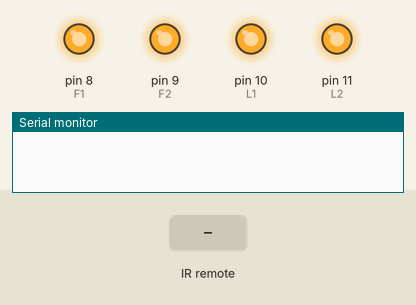
Simulated run of this sketch. Board: Arduino Uno, built with avr-gcc and run on an emulated ATmega328P. On the bench: output pins drawn as LEDs (lit = HIGH), the last lines printed to the serial monitor. The inputs (shaded band) are chosen by the test bench.

Above: at 1.2 s.
1.3 s: infrared code 0x9716BE3F received
2.8 s: infrared code 0xFF30CF received
At 3.2 s:
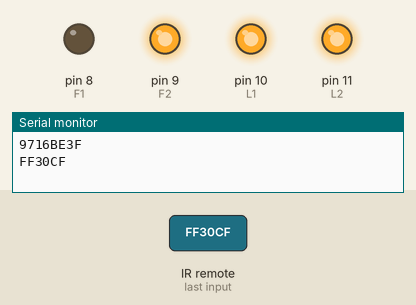
4.4 s: infrared code 0x3D9AE3F7 received
5.9 s: infrared code 0xFF18E7 received
At 6.8 s:
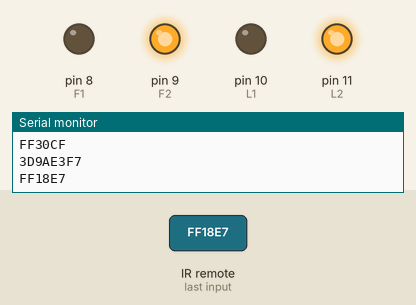
7.5 s: infrared code 0x9716BE3F received
At 8.0 s:
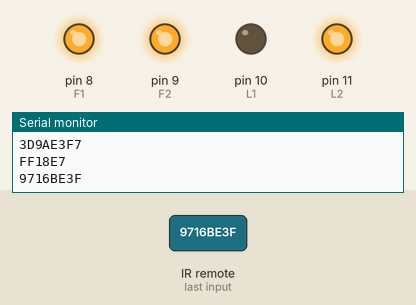
Timing chart, 0 to 10.1 s (numbered marks = the images above; inputs shaded):
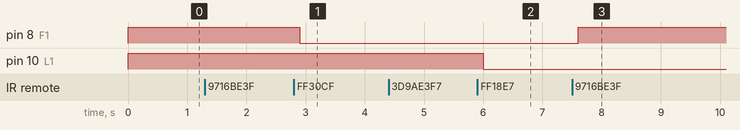

Measured:
- after the input at 2.8 s, pin 8 (F1): HIGH → LOW after 0.10 s
- after the input at 5.9 s, pin 10 (L1): HIGH → LOW after 0.10 s
- after the input at 7.5 s, pin 8 (F1): LOW → HIGH after 0.10 s

The sketch:

ir_final_mod.ino
```cpp
#include <IRremote.h>

const int RECV_PIN=12;
IRrecv irrecv(RECV_PIN);
decode_results results;

#define F1 8
#define F2 9
#define L1 10
#define L2 11

unsigned int i=0,j=0,k=0,n=0;

void setup()
{
  Serial.begin(250000);

  pinMode(F1, OUTPUT);
  pinMode(L1, OUTPUT);
  pinMode(L2, OUTPUT);
  pinMode(F2, OUTPUT);
  irrecv.enableIRIn();
  irrecv.blink13(true);

  digitalWrite(F1,HIGH);
  digitalWrite(F2,HIGH);
  digitalWrite(L1,HIGH);
  digitalWrite(L2,HIGH);
}

void loop()
{

  if (irrecv.decode(&results)) {
     Serial.println(results.value, HEX);
     delay(100);
     if((results.value==0x9716BE3F)|(results.value==0xFF30CF))// long dis
     {
        i++;
        int x=i%2;
        digitalWrite(F1, x);
        delay(200);
     }

     else if((results.value==0x3D9AE3F7)|(results.value==0xFF18E7))

     {
        j++;
        int x=j%2;
        digitalWrite(L1, x);
        delay(200);
     }

     else if((results.value==0x6182021B)|(results.value==0xFF7A85))
     {
        k++;
        int x=k%2;
        digitalWrite(F2, x);
        delay(200);
     }

       else if((results.value==0x8C22657B)|(results.value==0xFF10EF))
       {
          n++;
          int x=n%2;
          digitalWrite(L2, x);
          delay(200);
       }
     irrecv.resume();
     delay(100);
   }
}
```
